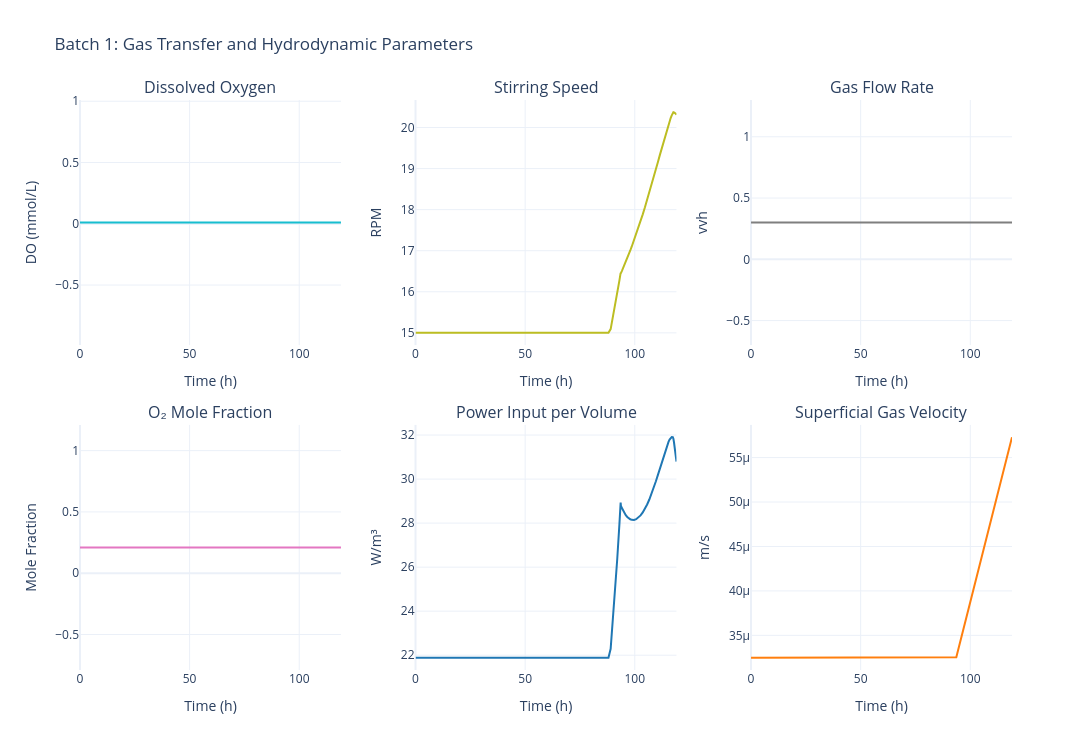

The code cell stored with this chart in its notebook:
### Code cell
sim.data.plot_gas_transfer()

### Figure 1 — Plotly figure (JSON) as saved in the notebook; plotly's stock layout.template omitted (floating-point values rounded to 4 significant figures; data arrays with more than 128 entries replaced by an {"elided": "..."} marker saying what was removed)
{"data": [{"hovertemplate": "Time: %{x:.1f} h<br>DO: %{y:.3f} mmol/L<extra></extra>", "line": {"color": "#17becf", "width": 2}, "mode": "lines", "name": "Dissolved O₂", "type": "scatter", "x": {"elided": "168 float values"}, "xaxis": "x", "y": {"elided": "168 float values"}, "yaxis": "y"}, {"hovertemplate": "Time: %{x:.1f} h<br>N: %{y:.1f} rpm<extra></extra>", "line": {"color": "#bcbd22", "width": 2}, "mode": "lines", "name": "Stirring Speed", "type": "scatter", "x": {"elided": "168 float values"}, "xaxis": "x2", "y": {"elided": "168 float values"}, "yaxis": "y2"}, {"hovertemplate": "Time: %{x:.1f} h<br>Fg: %{y:.3f} vvh<extra></extra>", "line": {"color": "#7f7f7f", "width": 2}, "mode": "lines", "name": "Gas Flow Rate", "type": "scatter", "x": {"elided": "168 float values"}, "xaxis": "x3", "y": {"elided": "168 float values"}, "yaxis": "y3"}, {"hovertemplate": "Time: %{x:.1f} h<br>y_O₂: %{y:.3f}<extra></extra>", "line": {"color": "#e377c2", "width": 2}, "mode": "lines", "name": "y_O₂", "type": "scatter", "x": {"elided": "168 float values"}, "xaxis": "x4", "y": {"elided": "168 float values"}, "yaxis": "y4"}, {"hovertemplate": "Time: %{x:.1f} h<br>P/V: %{y:.2f} W/m³<extra></extra>", "line": {"color": "#1f77b4", "width": 2}, "mode": "lines", "name": "P/V", "type": "scatter", "x": {"elided": "168 float values"}, "xaxis": "x5", "y": {"elided": "168 float values"}, "yaxis": "y5"}, {"hovertemplate": "Time: %{x:.1f} h<br>vₛ: %{y:.5f} m/s<extra></extra>", "line": {"color": "#ff7f0e", "width": 2}, "mode": "lines", "name": "vₛ", "type": "scatter", "x": {"elided": "168 float values"}, "xaxis": "x6", "y": {"elided": "168 float values"}, "yaxis": "y6"}], "layout": {"annotations": [{"font": {"size": 16}, "showarrow": false, "text": "Dissolved Oxygen", "x": 0.14, "xanchor": "center", "xref": "paper", "y": 1, "yanchor": "bottom", "yref": "paper"}, {"font": {"size": 16}, "showarrow": false, "text": "Stirring Speed", "x": 0.5, "xanchor": "center", "xref": "paper", "y": 1, "yanchor": "bottom", "yref": "paper"}, {"font": {"size": 16}, "showarrow": false, "text": "Gas Flow Rate", "x": 0.86, "xanchor": "center", "xref": "paper", "y": 1, "yanchor": "bottom", "yref": "paper"}, {"font": {"size": 16}, "showarrow": false, "text": "O₂ Mole Fraction", "x": 0.14, "xanchor": "center", "xref": "paper", "y": 0.43, "yanchor": "bottom", "yref": "paper"}, {"font": {"size": 16}, "showarrow": false, "text": "Power Input per Volume", "x": 0.5, "xanchor": "center", "xref": "paper", "y": 0.43, "yanchor": "bottom", "yref": "paper"}, {"font": {"size": 16}, "showarrow": false, "text": "Superficial Gas Velocity", "x": 0.86, "xanchor": "center", "xref": "paper", "y": 0.43, "yanchor": "bottom", "yref": "paper"}], "font": {"size": 12}, "height": 750, "showlegend": false, "title": {"text": "Batch 1: Gas Transfer and Hydrodynamic Parameters"}, "width": 1400, "xaxis": {"anchor": "y", "domain": [0, 0.28], "title": {"text": "Time (h)"}}, "xaxis2": {"anchor": "y2", "domain": [0.36, 0.64], "title": {"text": "Time (h)"}}, "xaxis3": {"anchor": "y3", "domain": [0.72, 1], "title": {"text": "Time (h)"}}, "xaxis4": {"anchor": "y4", "domain": [0, 0.28], "title": {"text": "Time (h)"}}, "xaxis5": {"anchor": "y5", "domain": [0.36, 0.64], "title": {"text": "Time (h)"}}, "xaxis6": {"anchor": "y6", "domain": [0.72, 1], "title": {"text": "Time (h)"}}, "yaxis": {"anchor": "x", "domain": [0.57, 1], "title": {"text": "DO (mmol/L)"}}, "yaxis2": {"anchor": "x2", "domain": [0.57, 1], "title": {"text": "RPM"}}, "yaxis3": {"anchor": "x3", "domain": [0.57, 1], "title": {"text": "vvh"}}, "yaxis4": {"anchor": "x4", "domain": [0, 0.43], "title": {"text": "Mole Fraction"}}, "yaxis5": {"anchor": "x5", "domain": [0, 0.43], "title": {"text": "W/m³"}}, "yaxis6": {"anchor": "x6", "domain": [0, 0.43], "title": {"text": "m/s"}}}}
